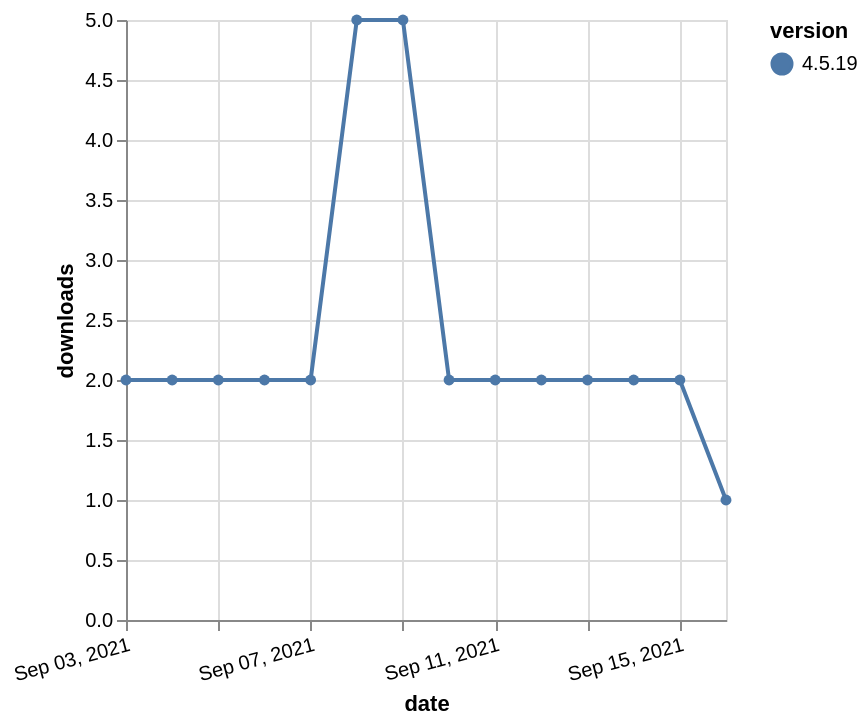

Describe this chart as a Vega-Lite specification.
### Vega-Lite specification from a JSON file in a GitHub repository (floating-point values rounded to 4 significant figures)
{"$schema": "https://vega.github.io/schema/vega-lite/v5.json", "description": "A simple bar chart with embedded data.", "data": {"values": [{"date": "2021-09-03", "total": 4109, "delta": 2, "version": "4.5.19"}, {"date": "2021-09-04", "total": 4111, "delta": 2, "version": "4.5.19"}, {"date": "2021-09-05", "total": 4113, "delta": 2, "version": "4.5.19"}, {"date": "2021-09-06", "total": 4115, "delta": 2, "version": "4.5.19"}, {"date": "2021-09-07", "total": 4117, "delta": 2, "version": "4.5.19"}, {"date": "2021-09-08", "total": 4122, "delta": 5, "version": "4.5.19"}, {"date": "2021-09-09", "total": 4127, "delta": 5, "version": "4.5.19"}, {"date": "2021-09-10", "total": 4129, "delta": 2, "version": "4.5.19"}, {"date": "2021-09-11", "total": 4131, "delta": 2, "version": "4.5.19"}, {"date": "2021-09-12", "total": 4133, "delta": 2, "version": "4.5.19"}, {"date": "2021-09-13", "total": 4135, "delta": 2, "version": "4.5.19"}, {"date": "2021-09-14", "total": 4137, "delta": 2, "version": "4.5.19"}, {"date": "2021-09-15", "total": 4139, "delta": 2, "version": "4.5.19"}, {"date": "2021-09-16", "total": 4140, "delta": 1, "version": "4.5.19"}]}, "width": "container", "mark": {"type": "line", "point": {"filled": true}}, "encoding": {"x": {"field": "date", "type": "temporal", "timeUnit": "yearmonthdate", "title": "date", "axis": {"labelAngle": -15}}, "y": {"field": "delta", "type": "quantitative", "title": "downloads"}, "color": {"field": "version", "type": "nominal"}, "tooltip": {"field": "delta"}}}
